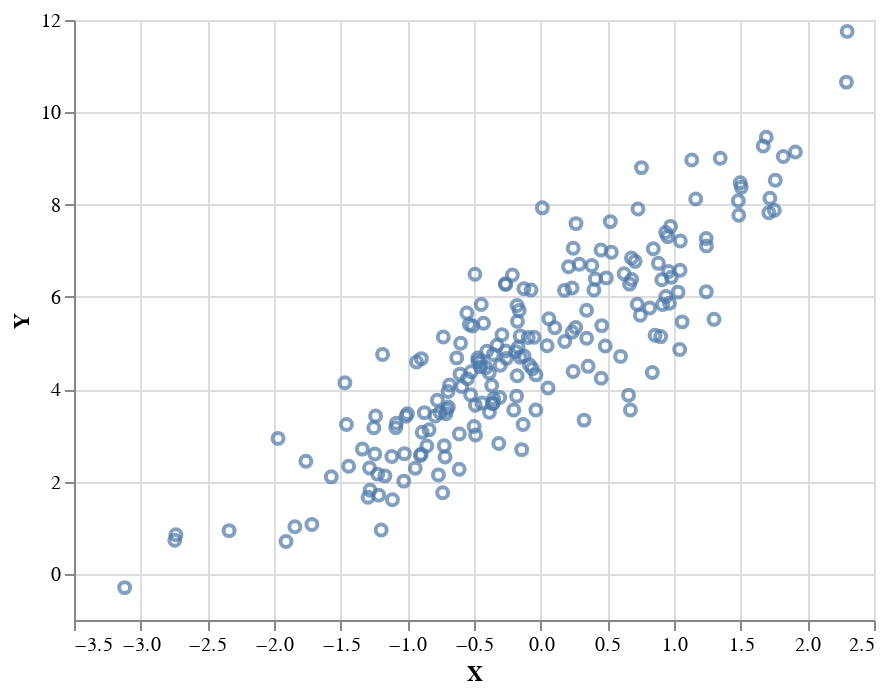

The notebook cell saved with this chart:
### Code cell
altair.Chart(pd.DataFrame({"X": X.squeeze(), "Y": Y.squeeze()})).mark_point().encode(x="X", y="Y")

### Figure 1 — Vega-Lite specification as saved in the notebook (floating-point values rounded to 4 significant figures; data arrays with more than 128 entries replaced by an {"elided": "..."} marker saying what was removed)
{"config": {"view": {"continuousWidth": 400, "continuousHeight": 300}}, "data": {"name": "data-6998000bd1118d884bcfa36d13fc86ae"}, "mark": "point", "encoding": {"x": {"field": "X", "type": "quantitative"}, "y": {"field": "Y", "type": "quantitative"}}, "$schema": "https://vega.github.io/schema/vega-lite/v4.17.0.json", "datasets": {"data-6998000bd1118d884bcfa36d13fc86ae": {"elided": "200 records"}}}
